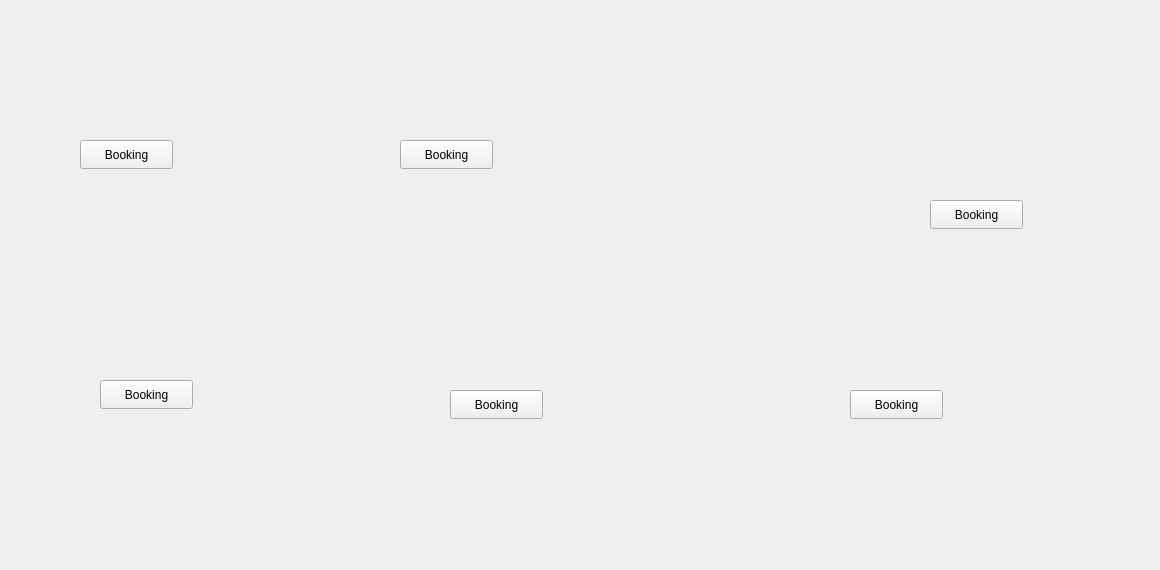
      <widget class="QWidget" name="tab_11">
       <attribute name="title">
        <string>Floor 2</string>
       </attribute>
       <widget class="QLabel" name="label_12">
        <property name="geometry">
         <rect>
          <x>0</x>
          <y>0</y>
          <width>1151</width>
          <height>561</height>
         </rect>
        </property>
        <property name="text">
         <string/>
        </property>
        <property name="pixmap">
         <pixmap>C:/Users/thekr/Downloads/Layout_2.png</pixmap>
        </property>
        <property name="scaledContents">
         <bool>true</bool>
        </property>
       </widget>
       <widget class="QPushButton" name="BookingRoom_13">
        <property name="geometry">
         <rect>
          <x>400</x>
          <y>140</y>
          <width>93</width>
          <height>29</height>
         </rect>
        </property>
        <property name="text">
         <string>Booking</string>
        </property>
       </widget>
       <widget class="QPushButton" name="BookingRoom_14">
        <property name="geometry">
         <rect>
          <x>80</x>
          <y>140</y>
          <width>93</width>
          <height>29</height>
         </rect>
        </property>
        <property name="text">
         <string>Booking</string>
        </property>
       </widget>
       <widget class="QPushButton" name="BookingRoom_15">
        <property name="geometry">
         <rect>
          <x>100</x>
          <y>380</y>
          <width>93</width>
          <height>29</height>
         </rect>
        </property>
        <property name="text">
         <string>Booking</string>
        </property>
       </widget>
       <widget class="QPushButton" name="BookingRoom_16">
        <property name="geometry">
         <rect>
          <x>450</x>
          <y>390</y>
          <width>93</width>
          <height>29</height>
         </rect>
        </property>
        <property name="text">
         <string>Booking</string>
        </property>
       </widget>
       <widget class="QPushButton" name="BookingRoom_17">
        <property name="geometry">
         <rect>
          <x>850</x>
          <y>390</y>
          <width>93</width>
          <height>29</height>
         </rect>
        </property>
        <property name="text">
         <string>Booking</string>
        </property>
       </widget>
       <widget class="QPushButton" name="BookingRoom_18">
        <property name="geometry">
         <rect>
          <x>930</x>
          <y>200</y>
          <width>93</width>
          <height>29</height>
         </rect>
        </property>
        <property name="text">
         <string>Booking</string>
        </property>
       </widget>
      </widget>
